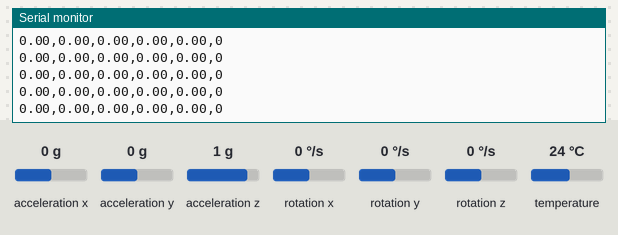
Bench run of a sketch on a simulated Arduino Uno, built with avr-gcc and run on an emulated ATmega328P. Shown: the last lines printed to the serial monitor. The test bench sets the inputs (shaded band); at power-on: acceleration y 0 g, rotation x 0 °/s, rotation z 0 °/s, acceleration x 0 g, acceleration z 1 g, rotation y 0 °/s, temperature 24 °C.

Above: at 1.2 s.
1.3 s: acceleration y set to -0.8 g
At 1.9 s:
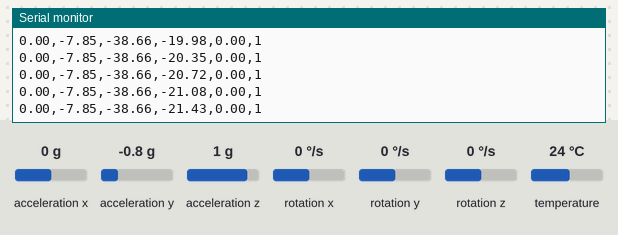
4.3 s: rotation x set to -100 °/s
At 5.4 s:
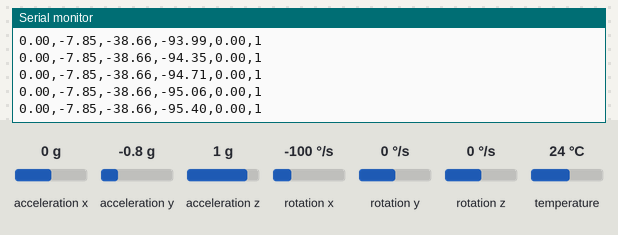
7.3 s: rotation z set to -192 °/s
At 8.1 s:
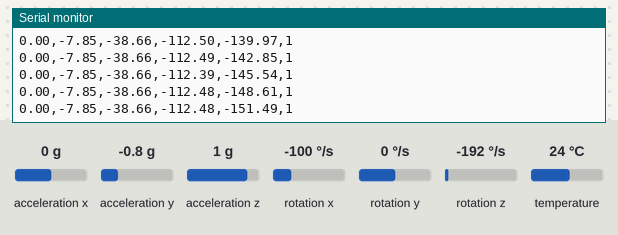
10.3 s: rotation z set to -100 °/s
At 11.2 s:
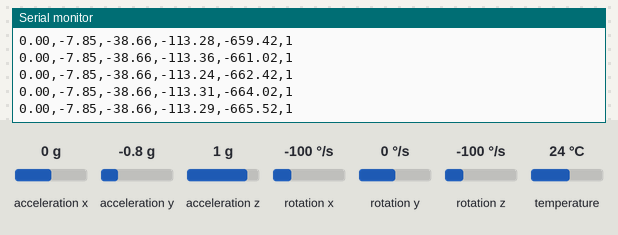
13.3 s: acceleration x set to -1.4 g
At 14.4 s:
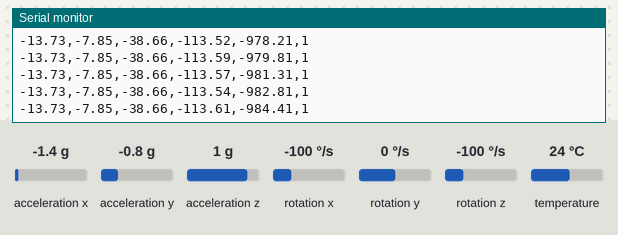
Timing chart, 0 to 15.8 s (numbered marks = the images above; inputs shaded):
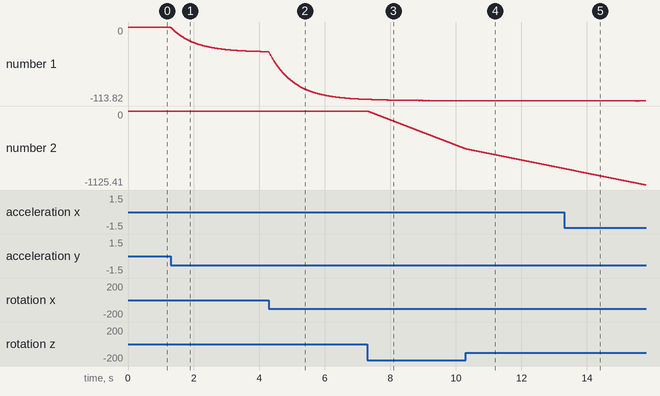

Measured:
- after the input at 1.3 s, the serial monitor: prints a new line at once (image 1)
- plotted number 1: 0 → -37.98 after the input at 1.3 s

The sketch:

imu_car.ino
```cpp
#include <Adafruit_MPU6050.h>
#include <Adafruit_Sensor.h>
#include <Wire.h>

Adafruit_MPU6050 mpu;

// 각도 및 필터용 변수
float roll = 0.0;
float pitch = 0.0;
float yaw = 0.0; // 자이로 Z축 적분으로 계산할 요(방향)

// 시간 계산용 변수 (dt 구하기용)
unsigned long lastTime;

void setup() {
  Serial.begin(115200); // 5단계 파이썬 중계기 및 3단계 그래프용 고속 통신
  while (!Serial) delay(10);

  // 센서 초기화 실패 시 무한 루프
  if (!mpu.begin()) {
    while (1) { delay(10); }
  }

  // 포트폴리오용 센서 정밀도 세팅
  mpu.setAccelerometerRange(MPU6050_RANGE_8_G);   // 가속도 범위 +-8G
  mpu.setGyroRange(MPU6050_RANGE_500_DEG);       // 자이로 범위 +-500도/s
  mpu.setFilterBandwidth(MPU6050_BAND_21_HZ);     // 자체 로우패스 필터 21Hz 세팅

  lastTime = millis();
}

void loop() {
  sensors_event_t a, g, temp;
  mpu.getEvent(&a, &g, &temp);

  // 1. 샘플링 시간 간격(dt) 계산 (초 단위)
  unsigned long currentTime = millis();
  float dt = (currentTime - lastTime) / 1000.0;
  lastTime = currentTime;

  // 2. 가속도계 원시 값으로 롤(Roll)과 피치(Pitch) 계산 (atan2 공식)
  float accel_roll = atan2(a.acceleration.y, a.acceleration.z) * 180.0 / PI;
  float accel_pitch = atan2(-a.acceleration.x, sqrt(a.acceleration.y * a.acceleration.y + a.acceleration.z * a.acceleration.z)) * 180.0 / PI;

  // 3. 자이로 원시 값 변환 (라디안/s -> 도/s)
  float gyro_roll_rate = g.gyro.x * 180.0 / PI;
  float gyro_pitch_rate = g.gyro.y * 180.0 / PI;
  float gyro_yaw_rate = g.gyro.z * 180.0 / PI; // Z축 회전 속도

  // 4. 상보필터 적용 (가속도 안정성과 자이로 빠른 반응성 융합)
  roll = 0.98 * (roll + gyro_roll_rate * dt) + 0.02 * accel_roll;
  pitch = 0.98 * (pitch + gyro_pitch_rate * dt) + 0.02 * accel_pitch;

  // 5. 요(Yaw) 계산: 자이로 Z축 누적 적분 (가속도계로는 요를 구할 수 없음)
  // 정지 상태에서의 자이로 미세 노이즈(오프셋) 제거를 위한 데드존 처리
  if (abs(gyro_yaw_rate) > 0.5) {
    yaw += gyro_yaw_rate * dt;
  }

  // 6. 가속도 크기 계산을 통한 이동(Moving) 상태 감지
  // 3축 가속도의 벡터 합성 총 크기를 구함 (정지 시 중력가속도인 약 9.8m/s^2 언저리가 나옴)
  float acc_magnitude = sqrt(a.acceleration.x * a.acceleration.x +
                             a.acceleration.y * a.acceleration.y +
                             a.acceleration.z * a.acceleration.z);

  // 정지 상태(9.8)에서 충격이나 움직임이 생겨 오차가 발생하면 moving 플래그 ON (문턱값 1.5 설정)
  int moving = (abs(acc_magnitude - 9.8) > 1.5) ? 1 : 0;

  // 7. 파이썬 파싱용 출력 포맷 (가이드 요구사항 반영)
  // "accX,accY,angleX,angleY,yaw,moving" 순서로 콤마 분리 출력
  Serial.print(a.acceleration.x); Serial.print(",");
  Serial.print(a.acceleration.y); Serial.print(",");
  Serial.print(accel_roll);       Serial.print(","); // 필터 전 Roll (3단계 그래프용)
  Serial.print(roll);             Serial.print(","); // 필터 후 Roll
  Serial.print(yaw);              Serial.print(","); // 적분한 Yaw
  Serial.println(moving);                            // 정지/이동 플래그 (0 또는 1)

  delay(10); // 100Hz 샘플링 주기를 맞추기 위한 10ms 딜레이
}
```
